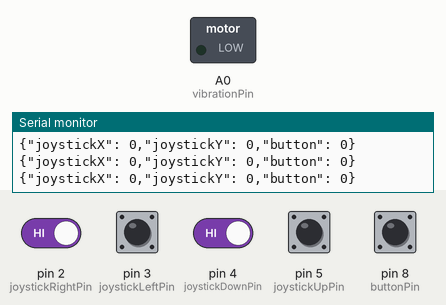
Simulated run of this sketch. Board: Arduino Uno, built with avr-gcc and run on an emulated ATmega328P. Shown: switched loads named in the sketch (green lamp = pin HIGH), the last lines printed to the serial monitor. Dashed ring = blinking. The test bench sets the inputs (shaded band); at power-on: pin 2 (joystickRightPin), pin 3 (joystickLeftPin), pin 4 (joystickDownPin), pin 5 (joystickUpPin), pin 8 (buttonPin) HIGH.

Above: at 1.2 s.
1.3 s: pin 3 (joystickLeftPin) pulled LOW for 1 s
At 1.89 s:
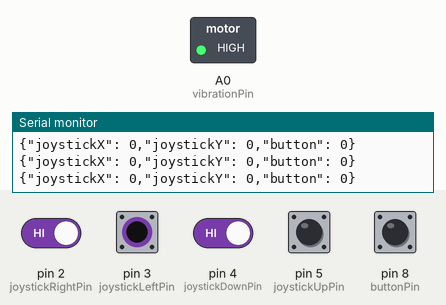
3.8 s: pin 2 (joystickRightPin) driven LOW and pin 4 (joystickDownPin) driven LOW
At 4.38 s:
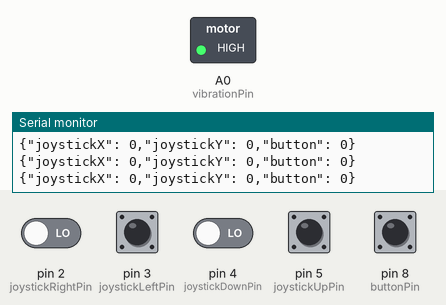
6.8 s: pin 4 (joystickDownPin) driven HIGH
9.8 s: pin 2 (joystickRightPin) driven HIGH
At 9.8 s:
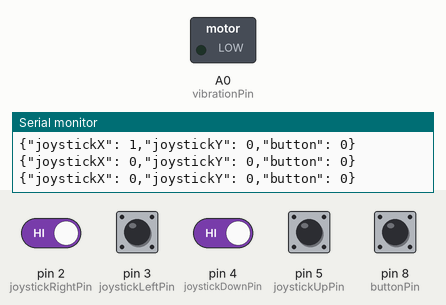
12.8 s: pin 2 (joystickRightPin) driven LOW
At 13.12 s:
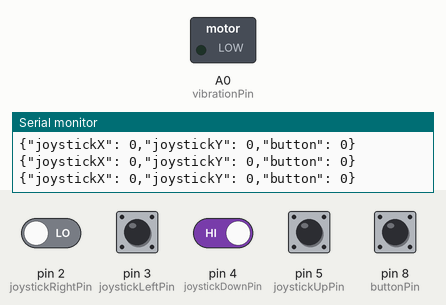
15.8 s: pin 4 (joystickDownPin) driven LOW
Timing chart, 0 to 19.8 s (numbered marks = the images above; inputs shaded):
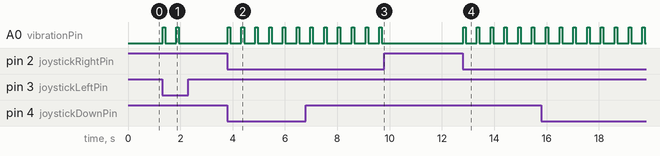

Measured:
- after the input at 1.3 s, A0 (vibrationPin): alternates HIGH for 0.10 s and LOW for 0.43 s, 4 changes in all, then stays LOW, starting at once
- after the input at 3.8 s, A0 (vibrationPin): alternates HIGH for 0.10 s and LOW for 0.43 s, starting at once
- after the input at 9.8 s, A0 (vibrationPin): stops changing and stays LOW
- after the input at 12.8 s, A0 (vibrationPin): alternates HIGH for 0.10 s and LOW for 0.43 s, starting at once

The sketch:

PuzzleController.ino
```cpp
const int buttonPin        = 8;
const int joystickRightPin = 2;
const int joystickLeftPin  = 3;
const int joystickDownPin  = 4;
const int joystickUpPin    = 5;

const int vibrationPin     = A0;
int vibrationTimer = 0;
boolean useVibration = true;

/* button vars */

enum BUTTON_STATE { PRESSED, RELEASED };
BUTTON_STATE lastButtonState = RELEASED;

/* joystick vars */

int xJoystickTrigger = 0;
int yJoystickTrigger = 0;
int joystickTimer = millis();
unsigned long joystickDelay = 500; // milliseconds

/* vibration vars */
int lastMillis;

void setup() {

  pinMode(buttonPin, INPUT_PULLUP);
  pinMode(joystickUpPin, INPUT);
  pinMode(joystickDownPin, INPUT);
  pinMode(joystickLeftPin, INPUT);
  pinMode(joystickRightPin, INPUT);

  pinMode(vibrationPin, OUTPUT);

  lastMillis = millis();

  Serial.begin(9600);
}

void loop() {

  /* Button */

  int buttonState = digitalRead(buttonPin); // MEMO : 1 is released, 0 is pressed

  int buttonTrigger = 0;
  if (buttonState == LOW)
  {
    if (lastButtonState == RELEASED)
    {
      buttonTrigger = 1;
    }
    lastButtonState = PRESSED;
  }
  else
  {
    lastButtonState = RELEASED;
  }

  /* New Joystick */

  xJoystickTrigger = 0;
  yJoystickTrigger = 0;
  if (millis() - joystickTimer > joystickDelay)
  {
    if (digitalRead(joystickUpPin) == LOW)
    {
      yJoystickTrigger = 1;
      joystickTimer = millis();
    }
    if (digitalRead(joystickDownPin) == LOW)
    {
      yJoystickTrigger = -1;
      joystickTimer = millis();
    }
    if (digitalRead(joystickLeftPin) == LOW)
    {
      xJoystickTrigger = -1;
      joystickTimer = millis();
    }
    if (digitalRead(joystickRightPin) == LOW)
    {
      xJoystickTrigger = 1;
      joystickTimer = millis();
    }
  }

  /* vibrations */

  if(useVibration)
  {
    if(xJoystickTrigger != 0 || yJoystickTrigger != 0)
      vibrationTimer = 100;

    if (vibrationTimer > 0)
    {
      //Serial.println(millis() - lastMillis);
      vibrationTimer = max(vibrationTimer - (millis() - lastMillis), 0);
      if (vibrationTimer <= 0)
        motorWrite(0);
      else
        motorWrite(128);
    }
    /*
    else
    {
      int t = Serial.parseInt(); // receive duration from Processing, do not load them during occuring vibration
      if (t != 0)
      {
        vibrationTimer = t;
      }
    }
    */
    lastMillis = millis();
  }

  String s1 = "{\"joystickX\": ";
  String s2 = (String)xJoystickTrigger;
  String s3 = ",\"joystickY\": ";
  String s4 = (String)yJoystickTrigger;
  String s5 = ",\"button\": ";
  String s6 = (String)buttonTrigger;
  String s7 = "}\n";
  String msg = s1 + s2 + s3 + s4 + s5 + s6 + s7;

  Serial.println(msg);
}

void motorWrite(int value)
{
  analogWrite(vibrationPin, value);
}
```
